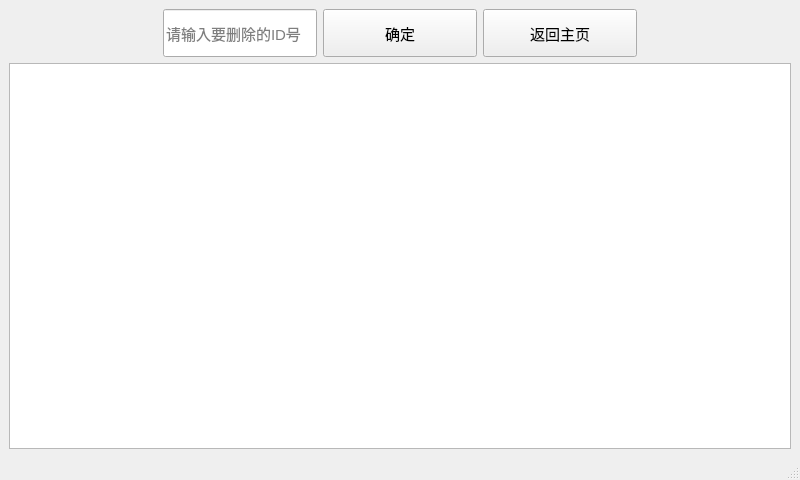
<?xml version="1.0" encoding="UTF-8"?>
<ui version="4.0">
 <class>dele</class>
 <widget class="QMainWindow" name="dele">
  <property name="geometry">
   <rect>
    <x>0</x>
    <y>0</y>
    <width>800</width>
    <height>480</height>
   </rect>
  </property>
  <property name="windowTitle">
   <string>删除广告</string>
  </property>
  <widget class="QWidget" name="centralwidget">
   <layout class="QGridLayout" name="gridLayout">
    <item row="0" column="0">
     <layout class="QVBoxLayout" name="verticalLayout" stretch="1,8">
      <item>
       <layout class="QHBoxLayout" name="horizontalLayout">
        <item>
         <spacer name="horizontalSpacer">
          <property name="orientation">
           <enum>Qt::Horizontal</enum>
          </property>
          <property name="sizeHint" stdset="0">
           <size>
            <width>40</width>
            <height>20</height>
           </size>
          </property>
         </spacer>
        </item>
        <item>
         <widget class="QLineEdit" name="delId">
          <property name="sizePolicy">
           <sizepolicy hsizetype="Expanding" vsizetype="Expanding">
            <horstretch>0</horstretch>
            <verstretch>0</verstretch>
           </sizepolicy>
          </property>
          <property name="font">
           <font>
            <pointsize>11</pointsize>
           </font>
          </property>
          <property name="placeholderText">
           <string>请输入要删除的ID号</string>
          </property>
         </widget>
        </item>
        <item>
         <widget class="QPushButton" name="delEnter">
          <property name="sizePolicy">
           <sizepolicy hsizetype="Expanding" vsizetype="Expanding">
            <horstretch>0</horstretch>
            <verstretch>0</verstretch>
           </sizepolicy>
          </property>
          <property name="font">
           <font>
            <pointsize>11</pointsize>
           </font>
          </property>
          <property name="text">
           <string>确定</string>
          </property>
         </widget>
        </item>
        <item>
         <widget class="QPushButton" name="delBreak">
          <property name="sizePolicy">
           <sizepolicy hsizetype="Expanding" vsizetype="Expanding">
            <horstretch>0</horstretch>
            <verstretch>0</verstretch>
           </sizepolicy>
          </property>
          <property name="font">
           <font>
            <pointsize>11</pointsize>
           </font>
          </property>
          <property name="text">
           <string>返回主页</string>
          </property>
         </widget>
        </item>
        <item>
         <spacer name="horizontalSpacer_2">
          <property name="orientation">
           <enum>Qt::Horizontal</enum>
          </property>
          <property name="sizeHint" stdset="0">
           <size>
            <width>40</width>
            <height>20</height>
           </size>
          </property>
         </spacer>
        </item>
       </layout>
      </item>
      <item>
       <widget class="QListWidget" name="listWidget"/>
      </item>
     </layout>
    </item>
   </layout>
  </widget>
  <widget class="QMenuBar" name="menubar">
   <property name="geometry">
    <rect>
     <x>0</x>
     <y>0</y>
     <width>800</width>
     <height>21</height>
    </rect>
   </property>
  </widget>
  <widget class="QStatusBar" name="statusbar"/>
 </widget>
 <resources/>
 <connections/>
</ui>
